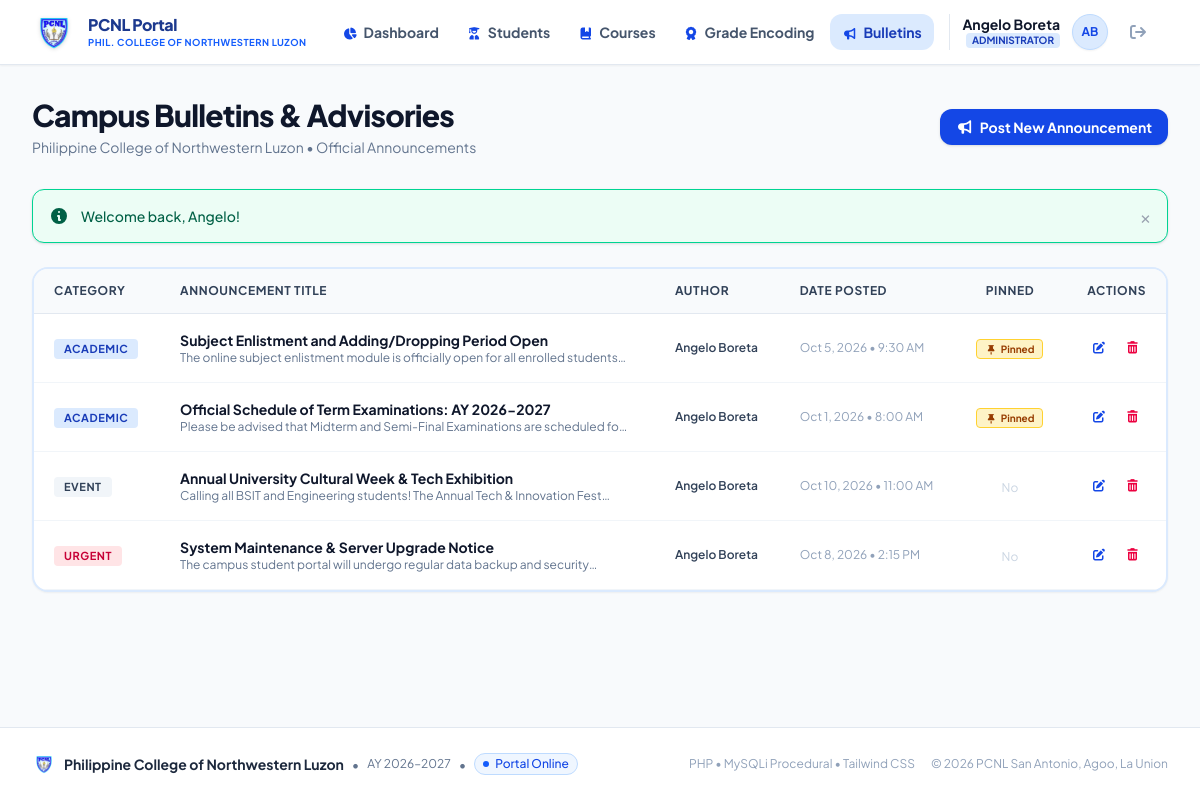
The page /admin/announcements.php (signed in) on the database its author committed.
### tables this page shows
CREATE TABLE `announcements` (
  `id` INT AUTO_INCREMENT PRIMARY KEY,
  `author_id` INT NOT NULL,
  `title` VARCHAR(200) NOT NULL,
  `content` TEXT NOT NULL,
  `category` ENUM('Academic', 'Event', 'Urgent', 'General') DEFAULT 'General',
  `is_pinned` TINYINT(1) DEFAULT 0,
  `created_at` DATETIME DEFAULT CURRENT_TIMESTAMP,
  `updated_at` DATETIME DEFAULT CURRENT_TIMESTAMP ON UPDATE CURRENT_TIMESTAMP,
  FOREIGN KEY (`author_id`) REFERENCES `users`(`id`) ON DELETE CASCADE
);

CREATE TABLE `users` (
  `id` INT AUTO_INCREMENT PRIMARY KEY,
  `student_id_number` VARCHAR(30) UNIQUE NULL,
  `first_name` VARCHAR(50) NOT NULL,
  `middle_name` VARCHAR(50) NULL,
  `last_name` VARCHAR(50) NOT NULL,
  `email` VARCHAR(100) UNIQUE NOT NULL,
  `password` VARCHAR(255) NOT NULL,
  `role` ENUM('admin', 'faculty', 'student') NOT NULL DEFAULT 'student',
  `course` ENUM('BSIT', 'BEE', 'BSE', 'BSBA', 'BSA', 'BSCRIM', 'BSCE') NULL,
  `year_level` ENUM('1st Year', '2nd Year', '3rd Year', '4th Year') NULL,
  `section` VARCHAR(20) NULL,
  `contact_number` VARCHAR(25) NULL,
  `profile_photo` VARCHAR(255) NULL,
  `status` ENUM('Active', 'Inactive') DEFAULT 'Active',
  `created_at` DATETIME DEFAULT CURRENT_TIMESTAMP,
  `updated_at` DATETIME DEFAULT CURRENT_TIMESTAMP ON UPDATE CURRENT_TIMESTAMP
);

### admin/announcements.php (the view, shortened to what this page needs)
<?php
require_once __DIR__ . '/../config/helper.php';
require_once __DIR__ . '/../includes/auth.php';
$announcements = array();
$query = "
    SELECT a.*, u.first_name, u.last_name
    FROM announcements a
    JOIN users u ON a.author_id = u.id
    ORDER BY a.is_pinned DESC, a.created_at DESC
";
$result = mysqli_query($conn, $query);
while ($row = mysqli_fetch_assoc($result)) {
    $announcements[] = $row;
}
require_once __DIR__ . '/../includes/header.php';
require_once __DIR__ . '/../includes/navbar.php';
?>
<div class="max-w-7xl mx-auto px-4 sm:px-6 lg:px-8 py-8 w-full flex-1">
    <div class="mb-8 flex flex-col md:flex-row md:items-center md:justify-between gap-4">
        <div>
            <h1 class="text-2xl sm:text-3xl font-black text-slate-900 tracking-tight">Campus Bulletins & Advisories</h1>
            <p class="mt-1 text-xs sm:text-sm text-slate-500">Philippine College of Northwestern Luzon &bull; Official Announcements</p>
        </div>
        <button onclick="openModal('addAnnModal')" class="inline-flex items-center px-4 py-2 rounded-xl text-xs sm:text-sm font-bold bg-blue-700 hover:bg-blue-800 text-white shadow-sm transition">
            <i class="fa-solid fa-bullhorn mr-1.5"></i>Post New Announcement
        </button>
    </div>
    <div class="bg-white rounded-2xl border-2 border-blue-100 shadow-xs overflow-hidden">
        <div class="overflow-x-auto">
            <table class="w-full text-left text-xs sm:text-sm">
                <thead class="bg-slate-50 text-slate-700 text-xs uppercase tracking-wider border-b border-slate-200">
                    <tr>
                        <th class="px-5 py-3.5 font-bold">Category</th>
                        <th class="px-5 py-3.5 font-bold">Announcement Title</th>
                        <th class="px-5 py-3.5 font-bold">Author</th>
                        <th class="px-5 py-3.5 font-bold">Date Posted</th>
                        <th class="px-5 py-3.5 font-bold text-center">Pinned</th>
                        <th class="px-5 py-3.5 font-bold text-right">Actions</th>
                    </tr>
                </thead>
                <tbody class="divide-y divide-slate-100">
                    <?php if (empty($announcements)): ?>
                        <tr>
                            <td colspan="6" class="px-6 py-12 text-center text-slate-400">No announcements posted yet.</td>
                        </tr>
                    <?php else: ?>
                        <?php foreach ($announcements as $a): ?>
                            <tr class="hover:bg-blue-50/30 transition border-b border-slate-100">
                                <td class="px-5 py-4">
                                    <span class="inline-flex items-center px-2.5 py-0.5 rounded text-[11px] font-bold uppercase tracking-wider
                                        <?= $a['category'] == 'Urgent' ? 'bg-rose-100 text-rose-700' : ($a['category'] == 'Academic' ? 'bg-blue-100 text-blue-800' : 'bg-slate-100 text-slate-700') ?>">
                                        <?= sanitize($a['category']) ?>
                                    </span>
                                </td>
                                <td class="px-5 py-4">
                                    <div class="font-bold text-slate-900"><?= sanitize($a['title']) ?></div>
                                    <div class="text-xs text-slate-500 line-clamp-1 max-w-md"><?= sanitize($a['content']) ?></div>
                                </td>
                                <td class="px-5 py-4 text-xs font-semibold text-slate-700">
                                    <?= sanitize($a['first_name'] . ' ' . $a['last_name']) ?>
                                </td>
                                <td class="px-5 py-4 text-xs text-slate-400">
                                    <?= date('M j, Y', strtotime($a['created_at'])) ?> &bull; <?= date('g:i A', strtotime($a['created_at'])) ?>
                                </td>
                                <td class="px-5 py-4 text-center">
                                    <?php if ($a['is_pinned']): ?>
                                        <span class="inline-flex items-center px-2 py-0.5 rounded text-[10px] font-bold bg-amber-100 text-amber-800 border border-amber-300">
                                            <i class="fa-solid fa-thumbtack mr-1 text-[9px]"></i>Pinned
                                        </span>
                                    <?php else: ?>
                                        <span class="text-xs text-slate-300">No</span>
                                    <?php endif; ?>
                                </td>
                                <td class="px-5 py-4 text-right space-x-1">
                                    <button onclick='editAnnModal(<?= json_encode($a) ?>)' class="text-blue-700 hover:text-blue-900 text-xs font-semibold p-1.5 rounded hover:bg-blue-50" title="Edit Announcement">
                                        <i class="fa-solid fa-pen-to-square"></i>
                                    </button>
                                    <form method="POST" action="<?= base_url('admin/announcements.php') ?>" class="inline" onsubmit="return confirm('Are you sure you want to delete this bulletin?')">
                                        <button type="submit" class="text-rose-600 hover:text-rose-900 text-xs font-semibold p-1.5 rounded hover:bg-rose-50" title="Delete Announcement">
                                            <i class="fa-solid fa-trash-can"></i>
                                        </button>
                                    </form>
                                </td>
                            </tr>
                        <?php endforeach; ?>
                    <?php endif; ?>
                </tbody>
            </table>
        </div>
    </div>
</div>
<?php require_once __DIR__ . '/../includes/footer.php'; ?>

### assets/css/custom.css (style rules this page uses)
body { font-family: 'Plus Jakarta Sans', system-ui, -apple-system, BlinkMacSystemFont, "Segoe UI", Roboto, sans-serif; min-height: 100vh; }

### rows shown on the page
announcements: category "ACADEMIC", title "Subject Enlistment and Adding/Dropping Period Open", content "The online subject enlistment module is officially open for all enrolled…", author.last_name "Angelo Boreta", created_at "Oct 5, 2026", created_at "9:30 AM", is_pinned 1 (drawn)
announcements: category "ACADEMIC", title "Official Schedule of Term Examinations: AY 2026-2027", content "Please be advised that Midterm and Semi-Final Examinations are scheduled…", author.last_name "Angelo Boreta", created_at "Oct 1, 2026", created_at "8:00 AM", is_pinned 1 (drawn)
announcements: category "EVENT", title "Annual University Cultural Week & Tech Exhibition", content "Calling all BSIT and Engineering students! The Annual Tech & Innovation…", author.last_name "Angelo Boreta", created_at "Oct 10, 2026", created_at "11:00 AM", is_pinned "No"
announcements: category "URGENT", title "System Maintenance & Server Upgrade Notice", content "The campus student portal will undergo regular data backup and…", author.last_name "Angelo Boreta", created_at "Oct 8, 2026", created_at "2:15 PM", is_pinned "No"

### other values the page prints
$currentUser['name'] "Angelo Boreta"
$flash['message'] "Welcome back, Angelo!"
